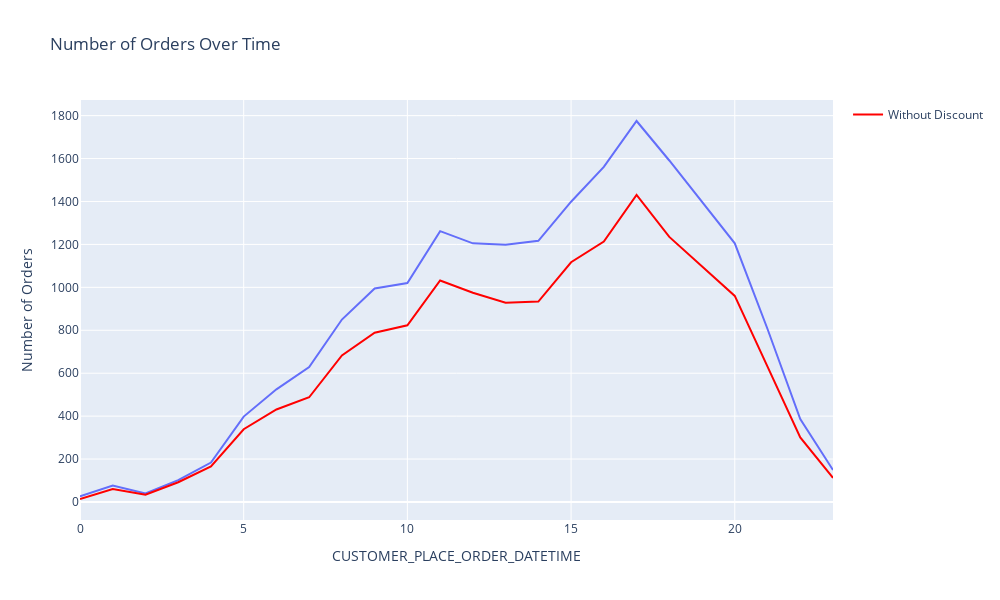

The cell this chart's notebook holds for it:
### Markdown cell above
3. Revenue Growth Opportunities

### Code cell
# Group by CUSTOMER_PLACE_ORDER_DATETIME and calculate the count of orders
order_counts = data.groupby(data['CUSTOMER_PLACE_ORDER_DATETIME'].dt.hour).size()

# Plot the line chart
fig = px.line(order_counts, x=order_counts.index, y=order_counts.values, 
              labels={'x': 'Order Date', 'y': 'Number of Orders'}, 
              title='Number of Orders Over Time')

fig.update_traces(name='All Orders', selector=dict(mode='lines'))

order_counts = data[data['DISCOUNT_AMOUNT_FLOAT'] == 0].groupby(data['CUSTOMER_PLACE_ORDER_DATETIME'].dt.hour).size()

fig.add_scatter(x=order_counts.index, y=order_counts.values, mode='lines', name='Without Discount', line=dict(color='red'))

fig.update_layout(width=1000, height=600)
fig.show()

### Figure 1 — Plotly figure (JSON) as saved in the notebook; plotly's stock layout.template omitted (floating-point values rounded to 4 significant figures)
{"data": [{"hovertemplate": "CUSTOMER_PLACE_ORDER_DATETIME=%{x}<br>Number of Orders=%{y}<extra></extra>", "legendgroup": "", "line": {"color": "#636efa", "dash": "solid"}, "marker": {"symbol": "circle"}, "mode": "lines", "name": "All Orders", "orientation": "v", "showlegend": false, "type": "scatter", "x": [0, 1, 2, 3, 4, 5, 6, 7, 8, 9, 10, 11, 12, 13, 14, 15, 16, 17, 18, 19, 20, 21, 22, 23], "xaxis": "x", "y": [26, 77, 40, 102, 184, 398, 525, 629, 850, 995, 1020, 1262, 1205, 1199, 1217, 1399, 1561, 1775, 1591, 1399, 1205, 806, 386, 149], "yaxis": "y"}, {"line": {"color": "red"}, "mode": "lines", "name": "Without Discount", "type": "scatter", "x": [0, 1, 2, 3, 4, 5, 6, 7, 8, 9, 10, 11, 12, 13, 14, 15, 16, 17, 18, 19, 20, 21, 22, 23], "y": [14, 60, 34, 92, 166, 339, 431, 488, 683, 789, 823, 1032, 975, 928, 934, 1117, 1213, 1431, 1235, 1099, 960, 631, 301, 112]}], "layout": {"height": 600, "legend": {"tracegroupgap": 0}, "title": {"text": "Number of Orders Over Time"}, "width": 1000, "xaxis": {"anchor": "y", "domain": [0, 1], "title": {"text": "CUSTOMER_PLACE_ORDER_DATETIME"}}, "yaxis": {"anchor": "x", "domain": [0, 1], "title": {"text": "Number of Orders"}}}}
